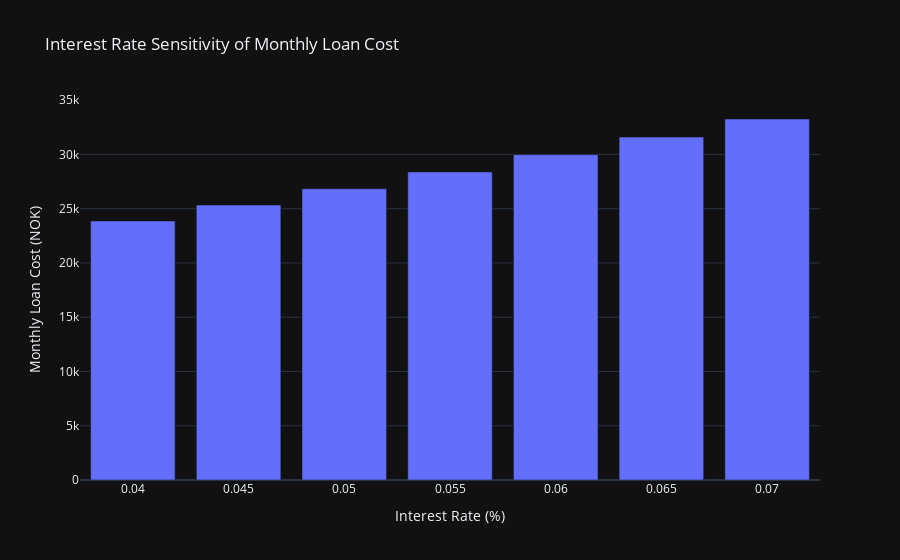

The notebook cell this image was saved under:
### Code cell
import plotly.express as px

df = interest_rate_sensitivity(5000000, np.arange(0.04, 0.07, 0.005), 360)

fig = px.bar(
            df,
            x='Rentesats',
            y='Månedlig lånekostnad',
            labels={'Rentesats': 'Interest Rate (%)', 'Månedlig lånekostnad': 'Monthly Loan Cost (NOK)'},
            title='Interest Rate Sensitivity of Monthly Loan Cost',
            template='plotly_dark'
        )

fig.show()

### Figure 1 — Plotly figure (JSON) as saved in the notebook; plotly's stock layout.template omitted (floating-point values rounded to 4 significant figures)
{"data": [{"alignmentgroup": "True", "hovertemplate": "Interest Rate (%)=%{x}<br>Monthly Loan Cost (NOK)=%{y}<extra></extra>", "legendgroup": "", "marker": {"color": "#636efa", "pattern": {"shape": ""}}, "name": "", "offsetgroup": "", "orientation": "v", "showlegend": false, "textposition": "auto", "type": "bar", "x": [0.04, 0.045, 0.05, 0.055, 0.06, 0.065, 0.07], "xaxis": "x", "y": [23871, 25334, 26841, 28389, 29978, 31603, 33265], "yaxis": "y"}], "layout": {"barmode": "relative", "legend": {"tracegroupgap": 0}, "title": {"text": "Interest Rate Sensitivity of Monthly Loan Cost"}, "xaxis": {"anchor": "y", "domain": [0, 1], "title": {"text": "Interest Rate (%)"}}, "yaxis": {"anchor": "x", "domain": [0, 1], "title": {"text": "Monthly Loan Cost (NOK)"}}}}
